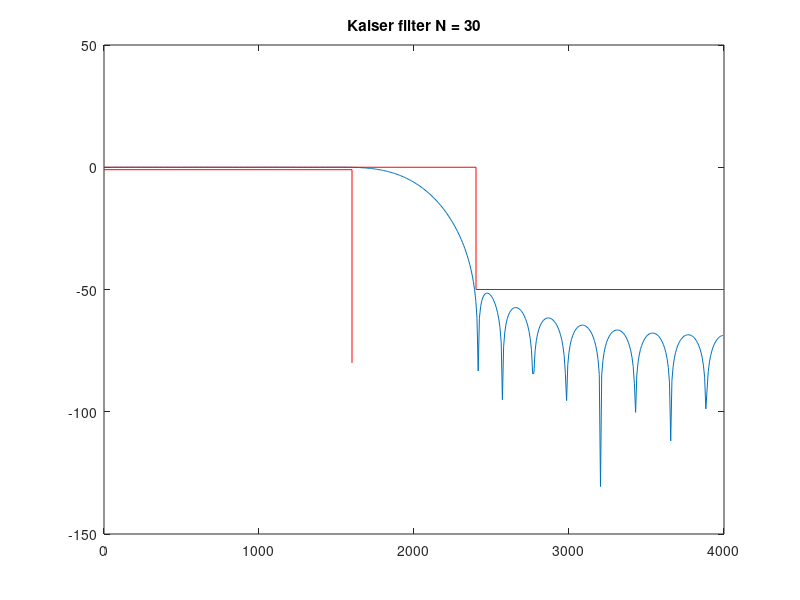

MATLAB code to generate this figure:
clear all;
close all;
clc;

fsamp = 8000;
As = 50; Ap = 1;

fcuts = [1600 2400]; % valores de acordo com o exemplo passado (aula_20_nova_janela.m)
w = fcuts/8000*(2*pi);
wp = w(1)/pi; ws = w(2)/pi;
mags = [1 0];
devs = [1-10^(-Ap/20) 10^(-As/20)];
[n,Wn,beta,ftype] = kaiserord(fcuts,mags,devs,fsamp);


h_fir = fir1(n,Wn,ftype,kaiser(n+1,beta),'noscale');
[Hw,w] =freqz(h_fir);
plot(w*fsamp/2/pi,20*log10(abs(Hw)))
title(['Kaiser filter N = ' num2str(n)])
%fvtool(h_fir,1)
hold on
plot([0,wp,wp]*fsamp/2,[-Ap,-Ap,-80], '-red')
plot([0,ws,ws,1]*fsamp/2,[0,0,-As,-As], '-red')